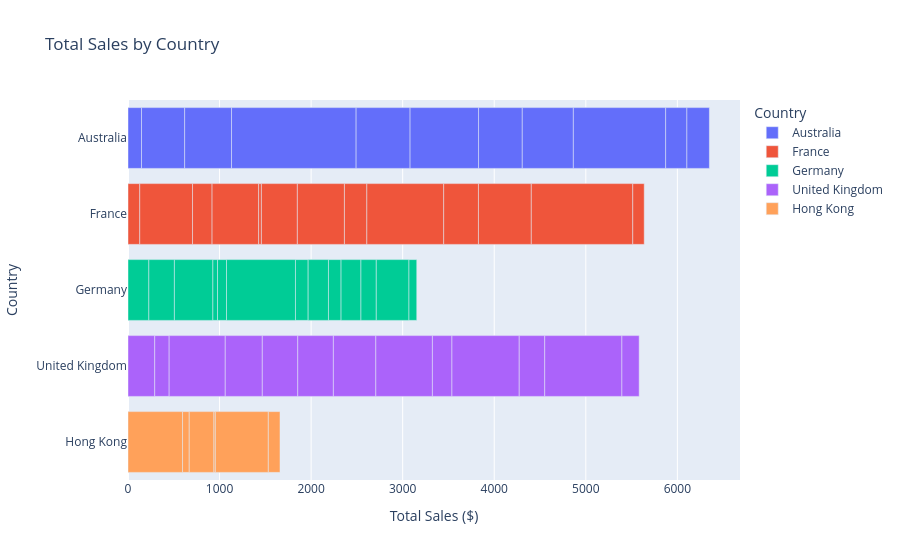

This figure's notebook cell:
### Code cell
import plotly.express as px

bar_graph = px.bar(
    data_frame=ecom_sales_group,
    x='OrderValue',          # giá trị nằm trên trục X
    y='Country',             # category nằm trên trục Y
    color='Country',
    orientation='h',         #  bar nằm ngang
    title='Total Sales by Country',
    labels={'OrderValue': 'Total Sales ($)'}
)

bar_graph.show()

### Figure 1 — Plotly figure (JSON) as saved in the notebook; plotly's stock layout.template omitted (floating-point values rounded to 4 significant figures)
{"data": [{"hovertemplate": "Country=%{y}<br>Total Sales ($)=%{x}<extra></extra>", "legendgroup": "Australia", "marker": {"color": "#636efa", "pattern": {"shape": ""}}, "name": "Australia", "orientation": "h", "showlegend": true, "textposition": "auto", "type": "bar", "x": [147.5, 471.3, 511.9, 1361.0, 589.4, 748.0, 477.3, 558.2, 1008.0, 231.9, 245.8], "xaxis": "x", "y": ["Australia", "Australia", "Australia", "Australia", "Australia", "Australia", "Australia", "Australia", "Australia", "Australia", "Australia"], "yaxis": "y"}, {"hovertemplate": "Country=%{y}<br>Total Sales ($)=%{x}<extra></extra>", "legendgroup": "France", "marker": {"color": "#EF553B", "pattern": {"shape": ""}}, "name": "France", "orientation": "h", "showlegend": true, "textposition": "auto", "type": "bar", "x": [128.3, 576.3, 213.6, 508.5, 30.3, 392.8, 514.0, 244.9, 839.3, 379.6, 577.1, 1108.0, 125.1], "xaxis": "x", "y": ["France", "France", "France", "France", "France", "France", "France", "France", "France", "France", "France", "France", "France"], "yaxis": "y"}, {"hovertemplate": "Country=%{y}<br>Total Sales ($)=%{x}<extra></extra>", "legendgroup": "Germany", "marker": {"color": "#00cc96", "pattern": {"shape": ""}}, "name": "Germany", "orientation": "h", "showlegend": true, "textposition": "auto", "type": "bar", "x": [227.7, 279.1, 420.5, 50.55, 98.0, 753.3, 138.4, 222.0, 137.6, 217.3, 167.5, 356.8, 85.08], "xaxis": "x", "y": ["Germany", "Germany", "Germany", "Germany", "Germany", "Germany", "Germany", "Germany", "Germany", "Germany", "Germany", "Germany", "Germany"], "yaxis": "y"}, {"hovertemplate": "Country=%{y}<br>Total Sales ($)=%{x}<extra></extra>", "legendgroup": "United Kingdom", "marker": {"color": "#ab63fa", "pattern": {"shape": ""}}, "name": "United Kingdom", "orientation": "h", "showlegend": true, "textposition": "auto", "type": "bar", "x": [291.8, 157.8, 612.7, 404.5, 387.4, 389.0, 463.5, 618.1, 213.2, 734.9, 278.4, 842.8, 188.7], "xaxis": "x", "y": ["United Kingdom", "United Kingdom", "United Kingdom", "United Kingdom", "United Kingdom", "United Kingdom", "United Kingdom", "United Kingdom", "United Kingdom", "United Kingdom", "United Kingdom", "United Kingdom", "United Kingdom"], "yaxis": "y"}, {"hovertemplate": "Country=%{y}<br>Total Sales ($)=%{x}<extra></extra>", "legendgroup": "Hong Kong", "marker": {"color": "#FFA15A", "pattern": {"shape": ""}}, "name": "Hong Kong", "orientation": "h", "showlegend": true, "textposition": "auto", "type": "bar", "x": [595.8, 73.1, 269.9, 15.0, 578.9, 127.6], "xaxis": "x", "y": ["Hong Kong", "Hong Kong", "Hong Kong", "Hong Kong", "Hong Kong", "Hong Kong"], "yaxis": "y"}], "layout": {"autosize": true, "barmode": "relative", "legend": {"title": {"text": "Country"}, "tracegroupgap": 0}, "title": {"text": "Total Sales by Country"}, "xaxis": {"anchor": "y", "autorange": true, "domain": [0, 1], "range": [0, 6684.0], "title": {"text": "Total Sales ($)"}, "type": "linear"}, "yaxis": {"anchor": "x", "autorange": true, "categoryarray": ["Hong Kong", "United Kingdom", "Germany", "France", "Australia"], "categoryorder": "array", "domain": [0, 1], "range": [-0.5, 4.5], "title": {"text": "Country"}, "type": "category"}}}
